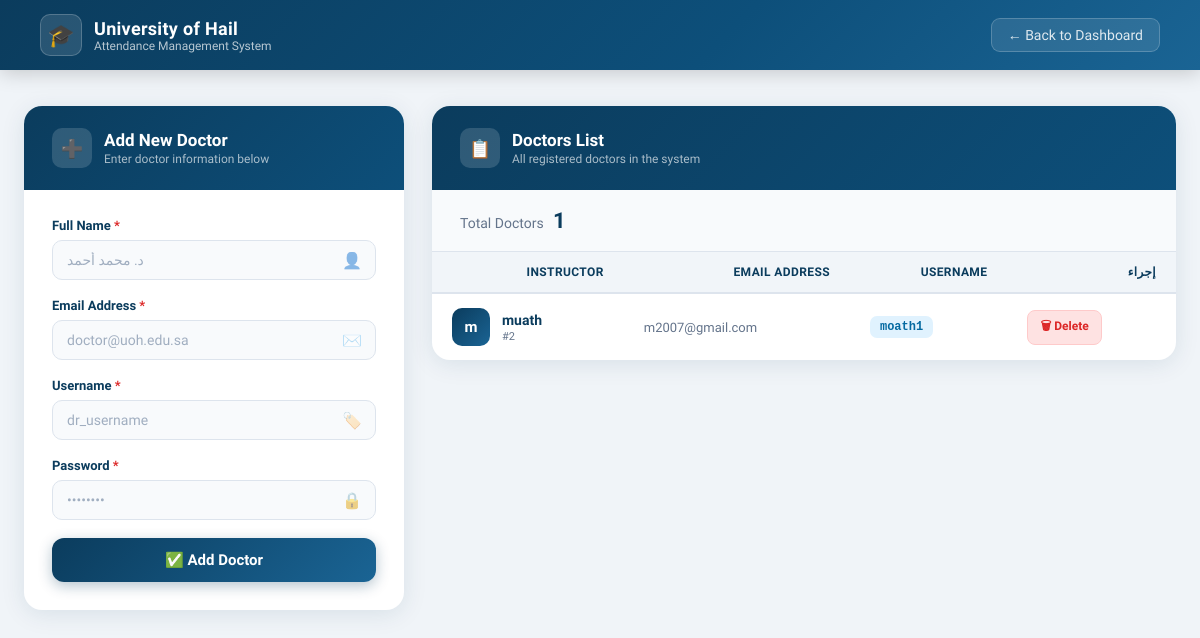
/admin/doctors (signed in), run on the app's committed database.
### tables this page shows
CREATE TABLE doctors (
    doctor_id INTEGER PRIMARY KEY AUTOINCREMENT,
    name TEXT NOT NULL,
    email TEXT UNIQUE NOT NULL,
    password_hash TEXT NOT NULL
, username TEXT);

### routes/admin_routes.py (the view)
    @app.route("/admin/doctors")
    def admin_doctors():
        if "admin" not in session:
            return redirect("/admin/login")
        conn = None
        try:
            conn = get_db()
            cur = conn.cursor()
            cur.execute("""
                SELECT doctor_id, name, email, username
                FROM doctors
                ORDER BY doctor_id DESC
            """)
            doctors = cur.fetchall()
        finally:
            if conn:
                conn.close()
        return render_template("admin/admin_doctors.html", doctors=doctors)

### helpers.py (called while the page is built)
def get_db():
    conn = sqlite3.connect(DATABASE, timeout=10, check_same_thread=False)
    conn.row_factory = sqlite3.Row
    conn.execute("PRAGMA foreign_keys=ON;")
    conn.execute("PRAGMA journal_mode=WAL;")
    conn.execute("PRAGMA synchronous=NORMAL;")
    conn.execute("PRAGMA busy_timeout=5000;")
    return conn

### templates/admin/admin_doctors.html (shortened to what this page needs)
<!DOCTYPE html>
<html lang="en" dir="ltr">
<head>
</head>
<body>
<header class="top-header">
    <div class="logo">
        <div class="logo-icon">🎓</div>
        <div>
            <div class="logo-text">University of Hail</div>
            <div class="logo-sub">Attendance Management System</div>
        </div>
    </div>
    <a class="back-btn" href="/admin/dashboard">
        ← Back to Dashboard
    </a>
</header>
<div class="page">
    <div class="card">
        <div class="card-header">
            <div class="card-header-icon">➕</div>
            <div>
                <h2>Add New Doctor</h2>
                <p>Enter doctor information below</p>
            </div>
        </div>
        <div class="card-body">
            <form method="post" action="/admin/doctors/add">
                <div class="form-group">
                    <label>Full Name <span>*</span></label>
                    <div class="input-wrap">
                        <span class="input-icon">👤</span>
                        <input type="text" name="name" placeholder="د. محمد أحمد" required>
                    </div>
                </div>
                <div class="form-group">
                    <label>Email Address <span>*</span></label>
                    <div class="input-wrap">
                        <span class="input-icon">✉️</span>
                        <input type="email" name="email" placeholder="doctor@uoh.edu.sa" required>
                    </div>
                </div>
                <div class="form-group">
                    <label>Username <span>*</span></label>
                    <div class="input-wrap">
                        <span class="input-icon">🏷️</span>
                        <input type="text" name="username" placeholder="dr_username" required>
                    </div>
                </div>
                <div class="form-group">
                    <label>Password <span>*</span></label>
                    <div class="input-wrap">
                        <span class="input-icon">🔒</span>
                        <input type="password" name="password" placeholder="••••••••" required>
                    </div>
                </div>
                <button class="submit-btn" type="submit">
                    ✅ Add Doctor
                </button>
            </form>
        </div>
    </div>
    <div class="card">
        <div class="card-header">
            <div class="card-header-icon">📋</div>
            <div>
                <h2>Doctors List</h2>
                <p>All registered doctors in the system</p>
            </div>
        </div>
        <div class="stats-bar">
            <div class="count">
                Total Doctors <strong>{{ doctors | length }}</strong>
            </div>
        </div>
        <div class="table-wrap">
            {% if doctors %}
            <table>
                <thead>
                    <tr>
                        <th>Instructor</th>
                        <th>Email Address</th>
                        <th>Username</th>
                        <th>إجراء</th>
                    </tr>
                </thead>
                <tbody>
                    {% for d in doctors %}
                    <tr style="animation-delay: {{ loop.index0 * 0.05 }}s">
                        <td>
                            <div class="doctor-cell">
                                <div class="avatar">{{ d[1][0] if d[1] else '؟' }}</div>
                                <div>
                                    <div class="doctor-name">{{ d[1] }}</div>
                                    <div class="doctor-id">#{{ d[0] }}</div>
                                </div>
                            </div>
                        </td>
                        <td><span class="email-cell">{{ d[2] }}</span></td>
                        <td><span class="username-badge">{{ d[3] }}</span></td>
                        <td>
                            <a class="delete-btn"
                               href="/admin/doctors/delete/{{ d[0] }}"
                               onclick="return confirm('Are you sure you want to delete Dr. {{ d[1] }}؟')">
                                🗑 Delete
                            </a>
                        </td>
                    </tr>
                    {% endfor %}
                </tbody>
            </table>
            {% else %}
            <div class="empty">
                <div class="empty-icon">👨‍🏫</div>
                <p>No doctors added yet.</p>
            </div>
            {% endif %}
        </div>
    </div>
</div>
</body>
</html>

### data on the page
doctors: name "m", name "muath", doctor_id "2", email "m2007@gmail.com", username "moath1"

### other printed values
{{ doctors | length }} "1"
